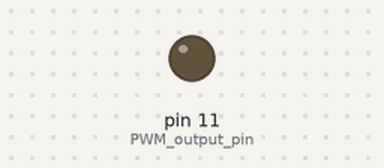
Bench run of a sketch on a simulated Arduino Uno, built with avr-gcc and run on an emulated ATmega328P. Shown: output pins drawn as LEDs (lit = HIGH). What the sketch prints to the serial monitor is not drawn.

Above: at 0.05 s.
Timing chart, 0 to 3.0 s (numbered marks = the images above):
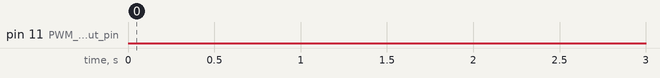

The sketch:

PWM_test.ino
```cpp
// Initial PWM test code.
// This code uses digital write, more specialized code may be needed due to interrupt usage.
// Frequency and pin may need adjustment as well.
// Mitchell Cook

// initialize pwm pin, using digital write this can be any digital out pin
int PWM_output_pin = 11;

// this should be the length of a full duty cycle.  1khz = 1000?
int FULL_DUTY_CYCLE = 1000;

void setup(){
	Serial.begin(115200);
	Serial.print("Initializing PWM output on pin: ");
	Serial.println(PWM_output_pin);

	pinMode(PWM_output_pin, OUTPUT);
}

// write pwm to the initialized output pin
// stays high for the percentage specified
// writes one single pwm cycle
void sendSinglePWMCycle( int duty_cycle_percentage){
	int input_duty_cycle = FULL_DUTY_CYCLE * duty_cycle_percentage/100;

	digitalWrite(PWM_output_pin, HIGH);
	delay(input_duty_cycle);
	digitalWrite(PWM_output_pin, LOW);
	delay(FULL_DUTY_CYCLE - input_duty_cycle);

}

// send x pwm cycles and print to serial io
void sendMultiplePWMCycles( int num_cycles, int duty_cycle_percentage){
	Serial.print("Running at ");
	Serial.print(duty_cycle_percentage);
	Serial.print("% duty cycle for ");
	Serial.print(num_cycles);
	Serial.println(" cycles.");

	for( int x1 = 0; x1 < num_cycles; x1++ ){
		sendSinglePWMCycle(duty_cycle_percentage);
	}
}

void loop(){
	int num_cycles = 20;

	// 0% duty cycle, full speed reverse
	sendMultiplePWMCycles(num_cycles, 0);

	// 25% duty cycle, half speed reverse
	sendMultiplePWMCycles(num_cycles, 25);

	// 50% duty cycle, no movement
	sendMultiplePWMCycles(num_cycles, 50);

	// 75% duty cycle, half speed forward
	sendMultiplePWMCycles(num_cycles, 75);

	// 100% duty cycle, full speed forward
	sendMultiplePWMCycles(num_cycles, 100);

	// 75% duty cycle, half speed forward
	sendMultiplePWMCycles(num_cycles, 75);

	// 50% duty cycle, no movement
	sendMultiplePWMCycles(num_cycles, 50);

	// 25% duty cycle, half speed reverse
	sendMultiplePWMCycles(num_cycles, 25);

}
```

Measured:
- by itself, pin 11 (PWM_output_pin): LOW → HIGH at 20.0 s, → LOW 0.25 s later, → HIGH 0.75 s later, → LOW 0.25 s later, … (41 changes in this stretch)
